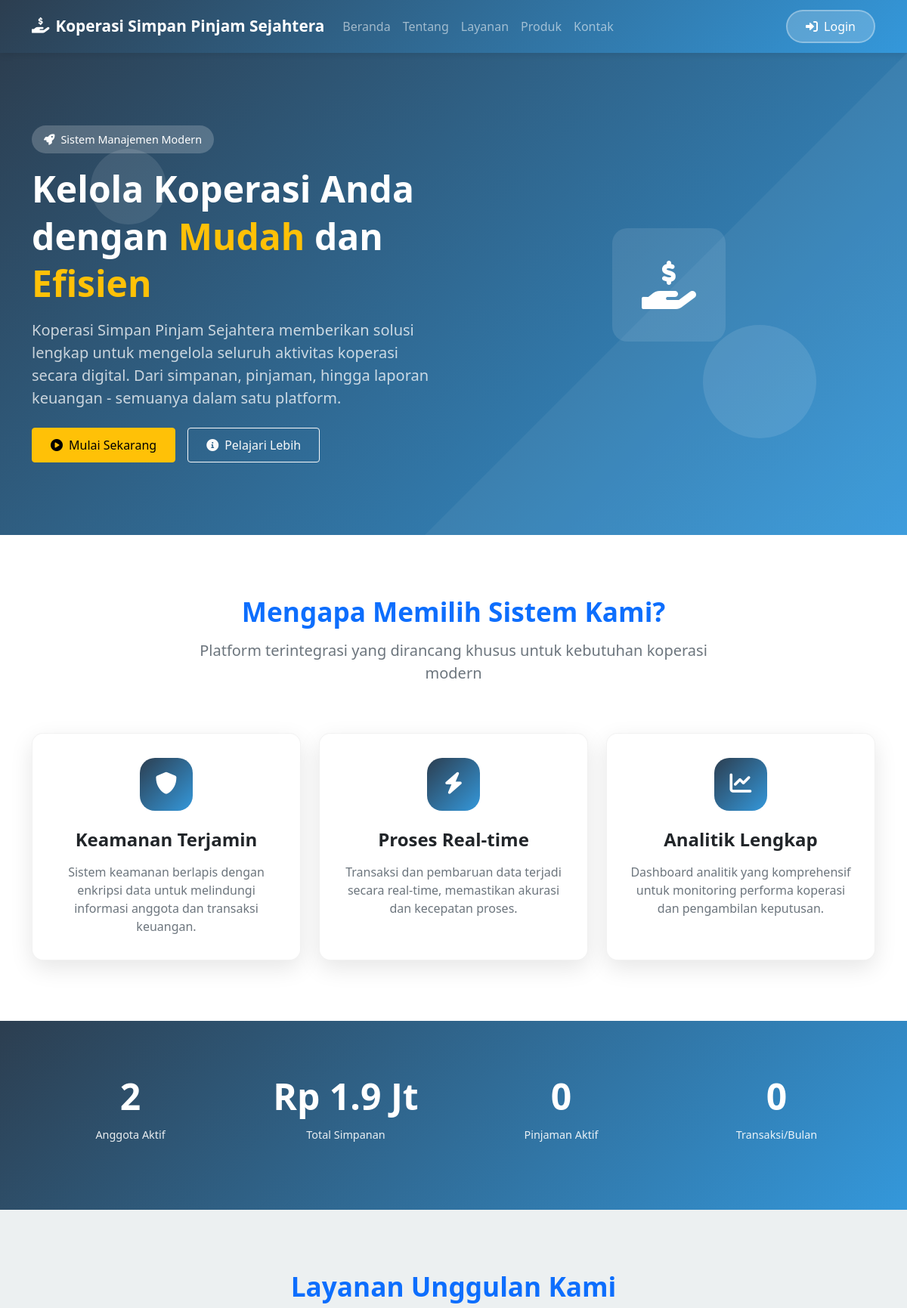
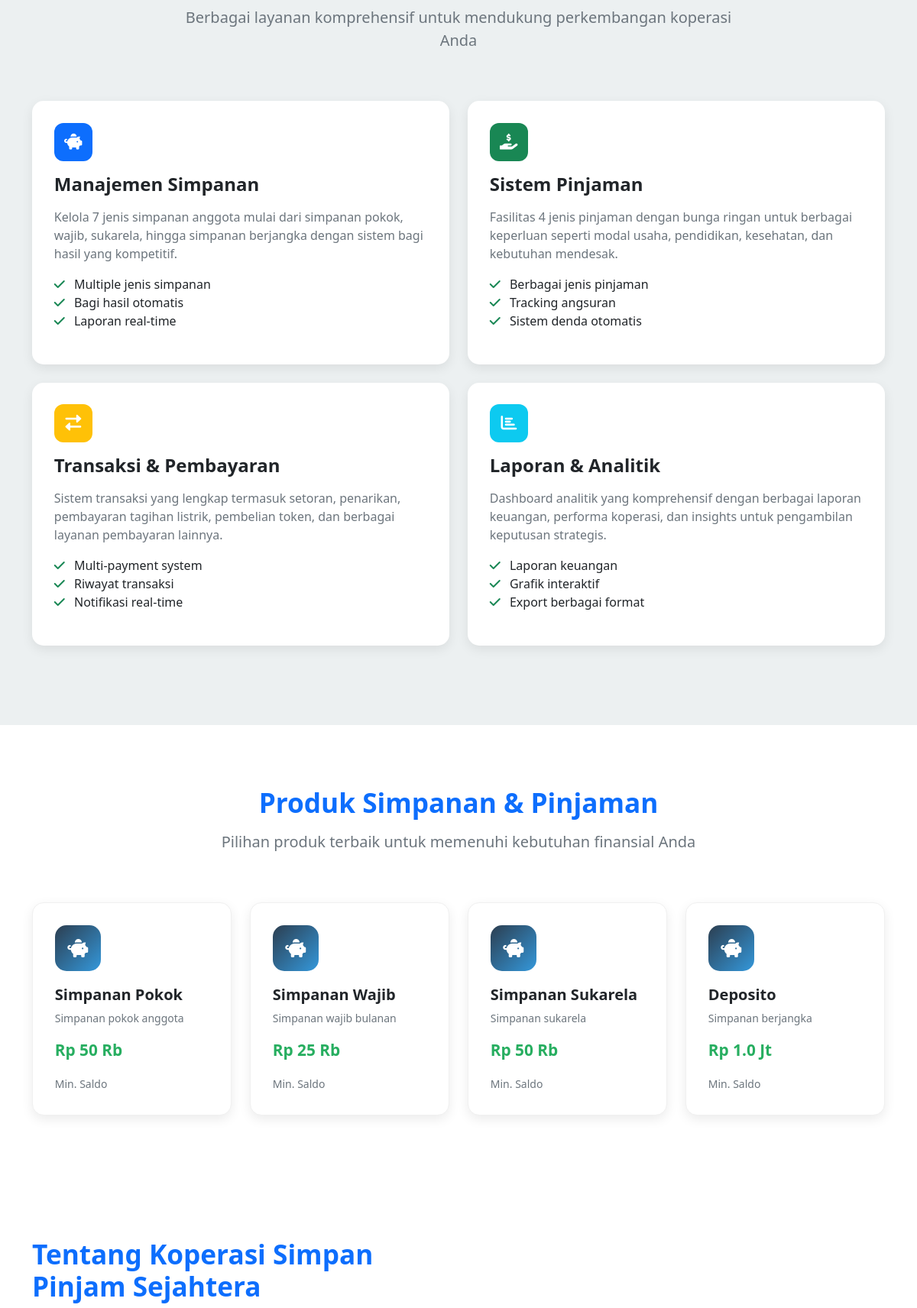
The page / (upper part) on the database its author committed (2 pictures, top to bottom).
### tables this page shows
CREATE TABLE `koperasi` (
  `id` int(11) NOT NULL,
  `nama` varchar(255) NOT NULL,
  `alamat` text,
  `logo` varchar(255) DEFAULT NULL,
  `telepon` varchar(20) DEFAULT NULL,
  `email` varchar(100) DEFAULT NULL,
  `rekening_bank` text,
  `created_at` timestamp NOT NULL DEFAULT CURRENT_TIMESTAMP
);

CREATE TABLE `jenis_simpanan` (
  `id` int(11) NOT NULL,
  `kode_jenis` varchar(10) NOT NULL,
  `nama_jenis` varchar(50) NOT NULL,
  `deskripsi` text,
  `minimum` decimal(15,2) DEFAULT '0.00',
  `maksimum` decimal(15,2) DEFAULT '0.00',
  `bagi_hasil` decimal(5,2) DEFAULT '0.00',
  `status` enum('aktif','nonaktif') DEFAULT 'aktif',
  `created_at` timestamp NOT NULL DEFAULT CURRENT_TIMESTAMP
);

### index.php (the view, shortened to what the rows shown need)
<?php
require_once 'config/config.php';
try {
    $database = new Database();
    $db = $database->getConnection();
    $koperasi_query = "SELECT * FROM koperasi WHERE id = 1";
    $koperasi_stmt = $db->prepare($koperasi_query);
    $koperasi_stmt->execute();
    $koperasi = $koperasi_stmt->fetch(PDO::FETCH_ASSOC);
    $logo_path = '';
} catch (Exception $e) {
    error_log("Index page database error: " . $e->getMessage());
    $koperasi = [
        'nama' => APP_NAME,
        'alamat' => 'Jl. Koperasi No. 123, Jakarta',
        'telepon' => '(021) 123-4567',
        'email' => 'info@koperasi.com',
        'rekening_bank' => '-',
        'logo' => null
    ];
    $logo_path = '';
    $stats = [
        'anggota_aktif' => 0,
        'total_simpanan' => 0,
        'total_simpanan_format' => 'Rp 0',
        'pinjaman_aktif' => 0,
        'transaksi_bulan_ini' => 0,
        'total_anggota' => 0,
        'pinjaman_lunas' => 0,
        'jenis_simpanan' => 0,
        'jenis_pinjaman' => 0
    ];
}
function formatRupiahSimple($angka) {
    if ($angka >= 1000000000) {
        return 'Rp ' . number_format($angka / 1000000000, 1) . ' M';
    } elseif ($angka >= 1000000) {
        return 'Rp ' . number_format($angka / 1000000, 1) . ' Jt';
    } elseif ($angka >= 1000) {
        return 'Rp ' . number_format($angka / 1000, 0) . ' Rb';
    }
    return 'Rp ' . number_format($angka, 0, ',', '.');
}
?>
<!DOCTYPE html>
<html lang="id">
<head>
    <link href="https://cdn.jsdelivr.net/npm/bootstrap@5.1.3/dist/css/bootstrap.min.css" rel="stylesheet">
    <link href="https://cdnjs.cloudflare.com/ajax/libs/font-awesome/6.0.0/css/all.min.css" rel="stylesheet">
</head>
<body>
    <nav class="navbar navbar-expand-lg navbar-dark sticky-top">
        <div class="container">
            <a class="navbar-brand" href="#">
                <?php if (!empty($logo_path)): ?>
                    <img src="<?php echo htmlspecialchars($logo_path); ?>"
                         alt="Logo <?php echo htmlspecialchars($koperasi['nama']); ?>"
                         onerror="this.style.display='none'; this.nextElementSibling.style.display='inline-block';">
                    <i class="fas fa-hand-holding-usd me-2" style="display: none;"></i>
                <?php else: ?>
                    <i class="fas fa-hand-holding-usd me-2"></i>
                <?php endif; ?>
                <?php echo htmlspecialchars($koperasi['nama']); ?>
            </a>
            <div class="collapse navbar-collapse" id="navbarNav">
                <ul class="navbar-nav me-auto">
                </ul>
                <div class="d-flex">
                </div>
            </div>
        </div>
    </nav>
    <section id="home" class="hero-section">
        <div class="container">
            <div class="row align-items-center">
                <div class="col-lg-6 hero-content fade-in">
                    <span class="hero-badge">
                        <i class="fas fa-rocket me-2"></i>Sistem Manajemen Modern
                    </span>
                    <h1 class="hero-title fw-bold mb-3">
                        Kelola Koperasi Anda dengan <span class="text-warning">Mudah</span> dan <span class="text-warning">Efisien</span>
                    </h1>
                    <p class="lead mb-4 opacity-75">
                        <?php echo htmlspecialchars($koperasi['nama']); ?> memberikan solusi lengkap untuk mengelola seluruh aktivitas koperasi secara digital.
                        Dari simpanan, pinjaman, hingga laporan keuangan - semuanya dalam satu platform.
                    </p>
                    <div class="d-flex flex-wrap gap-2 gap-md-3">
                        <a href="#layanan" class="btn btn-warning btn-cta">
                        </a>
                        <a href="#tentang" class="btn btn-outline-light btn-cta">
                        </a>
                    </div>
                </div>
            </div>
        </div>
    </section>
    <section class="features-section">
        <div class="container">
            <div class="row justify-content-center mb-4 mb-md-5">
                <div class="col-lg-8 text-center">
                    <h2 class="section-title text-primary">Mengapa Memilih Sistem Kami?</h2>
                </div>
            </div>
        </div>
    </section>
    <section id="layanan" class="services-section">
        <div class="container">
            <div class="row justify-content-center mb-4 mb-md-5">
                <div class="col-lg-8 text-center">
                    <h2 class="section-title text-primary">Layanan Unggulan Kami</h2>
                </div>
            </div>
        </div>
    </section>
    <section id="produk" class="products-section">
        <div class="container">
            <div class="row justify-content-center mb-4 mb-md-5">
                <div class="col-lg-8 text-center">
                    <h2 class="section-title text-primary">Produk Simpanan & Pinjaman</h2>
                </div>
            </div>
            <div class="row g-3 g-md-4">
                <?php
                try {
                    $query_simpanan = "SELECT * FROM jenis_simpanan WHERE status = 'aktif' LIMIT 4";
                    $stmt_simpanan = $db->prepare($query_simpanan);
                    $stmt_simpanan->execute();
                    $jenis_simpanan = $stmt_simpanan->fetchAll(PDO::FETCH_ASSOC);
                    foreach ($jenis_simpanan as $simpanan) {
                ?>
                <div class="col-md-3 col-6">
                    <div class="product-card">
                        <div class="product-icon">
                            <i class="fas fa-piggy-bank"></i>
                        </div>
                        <h5 class="fw-bold"><?php echo htmlspecialchars($simpanan['nama_jenis']); ?></h5>
                        <p class="small text-muted"><?php echo htmlspecialchars($simpanan['deskripsi'] ?: '-'); ?></p>
                        <div class="product-price">
                            <?php echo formatRupiahSimple($simpanan['minimum'] ?? 0); ?>
                        </div>
                        <small class="text-muted">Min. Saldo</small>
                    </div>
                </div>
                <?php
                    }
                } catch (Exception $e) {
                ?>
                <div class="col-md-3 col-6">
                    <div class="product-card">
                        <div class="product-icon">
                            <i class="fas fa-piggy-bank"></i>
                        </div>
                        <h5 class="fw-bold">Simpanan Pokok</h5>
                        <p class="small text-muted">Simpanan awal keanggotaan</p>
                        <div class="product-price">Rp 50 Rb</div>
                        <small class="text-muted">Min. Saldo</small>
                    </div>
                </div>
                <div class="col-md-3 col-6">
                    <div class="product-card">
                        <div class="product-icon">
                            <i class="fas fa-piggy-bank"></i>
                        </div>
                        <h5 class="fw-bold">Simpanan Wajib</h5>
                        <p class="small text-muted">Simpanan rutin bulanan</p>
                        <div class="product-price">Rp 25 Rb</div>
                        <small class="text-muted">Per Bulan</small>
                    </div>
                </div>
                <div class="col-md-3 col-6">
                    <div class="product-card">
                        <div class="product-icon">
                            <i class="fas fa-piggy-bank"></i>
                        </div>
                        <h5 class="fw-bold">Simpanan Sukarela</h5>
                        <p class="small text-muted">Simpanan fleksibel</p>
                        <div class="product-price">Rp 0</div>
                        <small class="text-muted">Tanpa Minimal</small>
                    </div>
                </div>
                <div class="col-md-3 col-6">
                    <div class="product-card">
                        <div class="product-icon">
                            <i class="fas fa-piggy-bank"></i>
                        </div>
                        <h5 class="fw-bold">Deposito</h5>
                        <p class="small text-muted">Simpanan berjangka</p>
                        <div class="product-price">Rp 1 Jt</div>
                        <small class="text-muted">Min. Deposit</small>
                    </div>
                </div>
                <?php } ?>
            </div>
        </div>
    </section>
    <section id="tentang" class="about-section">
        <div class="container">
            <div class="row align-items-center">
                <div class="col-lg-6">
                    <h2 class="section-title text-primary mb-4">Tentang <?php echo htmlspecialchars($koperasi['nama']); ?></h2>
                </div>
            </div>
        </div>
    </section>
</body>
</html>

### rows shown on the page
koperasi: nama "Koperasi Simpan Pinjam Sejahtera"
jenis_simpanan: nama_jenis "Simpanan Pokok", deskripsi "Simpanan pokok anggota", minimum "Rp 50 Rb"
jenis_simpanan: nama_jenis "Simpanan Wajib", deskripsi "Simpanan wajib bulanan", minimum "Rp 25 Rb"
jenis_simpanan: nama_jenis "Simpanan Sukarela", deskripsi "Simpanan sukarela", minimum "Rp 50 Rb"
jenis_simpanan: nama_jenis "Deposito", deskripsi "Simpanan berjangka", minimum "Rp 1.0 Jt"

### other values the page prints
$stats['anggota_aktif'] "2"
$stats['total_simpanan_format'] "Rp 1.9 Jt"
$stats['pinjaman_aktif'] "0"
$stats['transaksi_bulan_ini'] "0"
$stats['jenis_simpanan'] "7"
$stats['jenis_pinjaman'] "4"
